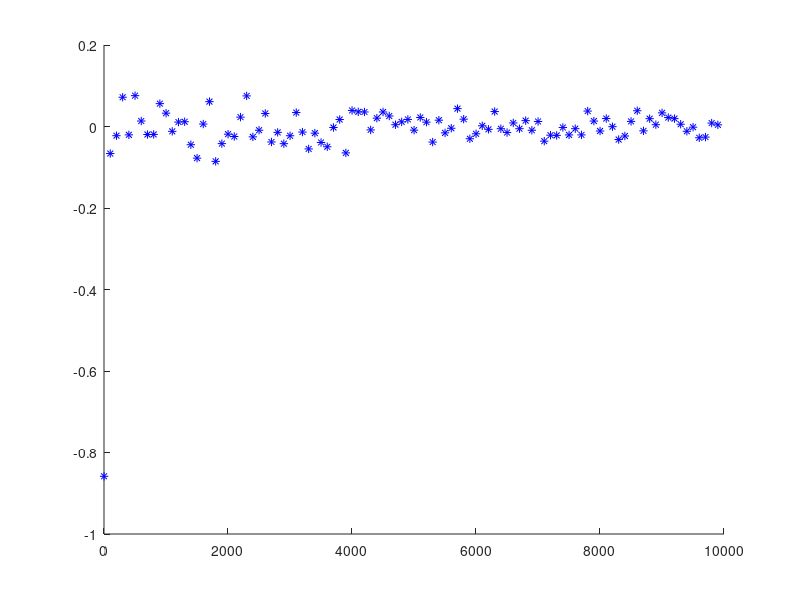
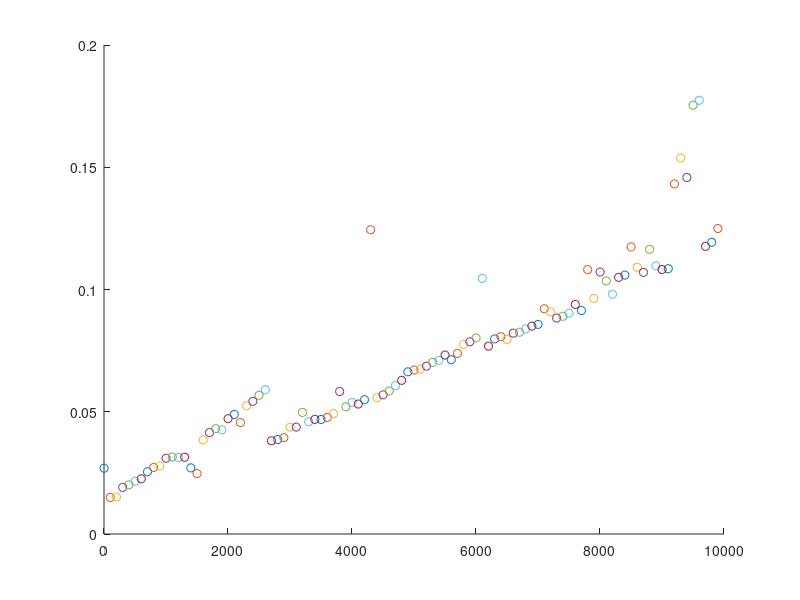

MATLAB code for these plots, in order: (Note: this script raises an error after producing the figures.)
%% Task 1

f1 = figure; % Creates the first figure 
f2 = figure; % Creates the second figure 

figure(f1); hold on;
figure(f2); hold on;

% The outside for-loop increases the number of points tested by 100 points
% for each iteration
for n = 1:100:10000
    tic;
    count = 0;
    % The inside for-loop tests n points
    for i = 1:n
        x = rand;
        y = rand;
        % The if statement tests whether the random points are within the
        % quarter circle
        if y <= sqrt(1-x^2)
            count = count + 1;
        end
    end
    % Calculate the difference from Pi and plot the results
    diff = pi - count/n * 4;
    figure(f1);
    plot(n, diff, 'b*');
    
    % Calculate the time the program took for each n and plot the results
    elapsed_time = toc;
    figure(f2);
    plot(n, elapsed_time, 'o');
    
end

% Configure Figure 1 with labels
figure(f1)
yline(0);
hold off;
xlabel('Number of Points');
ylabel('Difference between Pi and Computed Value');
title('Number of Points vs Difference in Value');

% Configure Figure 2 with labels
figure(f2)
hold off;
xlabel('Number of Points');
ylabel('Computation Time');
title('Number of Points vs Computation Time');


%% Task 2

computed_pi = 0; % Initialize the variable that we will compute for pi
N = 2; % number of significant figures
n = 0;
count = 0;

% the while loop compares a rounded computed value for pi to a
% rounded value for pi. The loop continues until the rounded values are
% equal
while computed_pi ~= round(3.1415926535897932384626433832795028841971693...
        ,N,"significant")
    x = rand;
    y = rand;

    % The if statement tests whether the random points are within the
    % quarter circle and adds to the count
    if y <= sqrt(1-x^2)
        count = count + 1;
    end

    computed_pi = count/n * 4;
    % round the computed pi to N significant digits
    computed_pi = round(computed_pi,N,"significant"); 
    n = n + 1; % Increment the number of points for the next iteration

end    
% print out the computed value of pi that round to the correct number of
% significant figures and the number of iterations it took to get to that
% value
computed_pi
n

%% Task 3
function computed_pi = compute_pi(N)
    % Initialize variables
    computed_pi = 0; 
    n = 0;
    count = 0;
    
    figure;
    hold on;
    
    % Plot quarter circle
    % Generate angles
    theta = linspace(0, pi/2, 100);

    plot(cos(theta), sin(theta));
    grid on;
    xlabel('x')
    ylabel('y')


    % the while loop rounds the computed value for pi and compares it to a
    % rounded value for pi. The loop continues until the rounded values are
    % equal
    while round(computed_pi,N,"significant") ~= round(3.14159265359...
            ,N,"significant") 
        x = rand;
        y = rand;
        

        % The if statement tests whether the random points are within the
        % quarter circle and adds to the count
        if y <= sqrt(1-x^2)
            count = count + 1;
            % plot blue stars if the points are within the quarter circle
            plot(x,y,'b*')
        else
            % plot green stars if the points are not within the quarter circle
            plot(x,y,'r*')
        end
    
        computed_pi = count/n * 4;
        n = n + 1; % Increment the number of points for the next iteration
    
    end
    % Round the computed_pi to the correct number of significant figures
    computed_pi = round(computed_pi,N,"significant");
    
    % Create text display on graph for rounded computed pi
    text_to_display = ['Computed Pi: ', num2str(computed_pi)];
    text(0.8, 0.8, text_to_display, 'FontSize', 12, 'FontWeight', 'bold');
    end


compute_pi(4)

